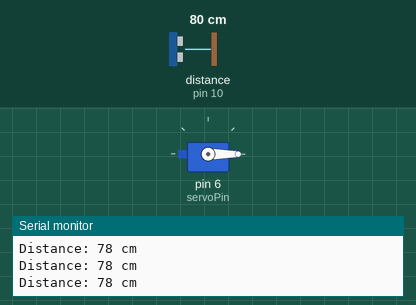
A sketch run on a simulated Arduino Uno, built with avr-gcc and run on an emulated ATmega328P. On the bench: servo, the last lines printed to the serial monitor. Wiring (inferred from the names in the program): ultrasonic range finder: trigger pin 9; echo pin 10. Inputs (shaded band) come from the test bench; at power-on: distance to the obstacle (sensor on pin 10) 80 cm. The echo pulse lasts 58.3 µs per cm.

Above: at 1.2 s.
1.3 s: distance to the obstacle (sensor on pin 10) set to 23 cm
2.8 s: distance to the obstacle (sensor on pin 10) set to 18 cm
At 3.9 s:
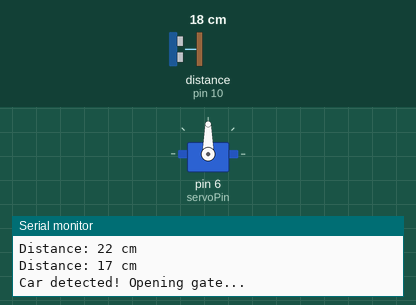
4.3 s: distance to the obstacle (sensor on pin 10) set to 35 cm
At 6.2 s:
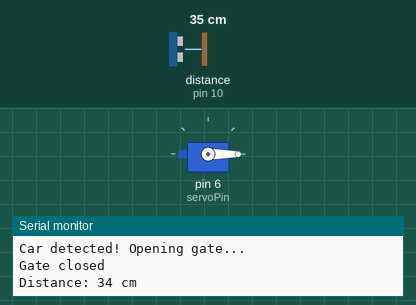
7.3 s: distance to the obstacle (sensor on pin 10) set to 2 cm
At 8.2 s:
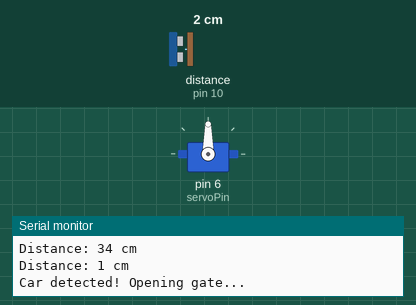
Timing chart, 0 to 9.9 s (numbered marks = the images above; inputs shaded):
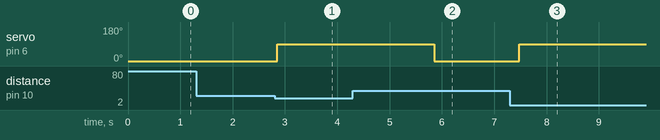

Measured:
- the behaviour switches between 22 and 21 cm on distance to the obstacle (sensor on pin 10) (found by bisection; images 0 and 1)
- after the input at 2.8 s, servo on pin 6 (servoPin): 0° → 90° after 0.06 s
- after the input at 4.3 s, servo on pin 6 (servoPin): goes on until 5.9 s, then stays 0°
- after the input at 7.3 s, servo on pin 6 (servoPin): 0° → 90° after 0.18 s

The sketch:

sketch_oct11a.ino
```cpp
#include <Servo.h>

Servo gateServo;

const int trigPin = 9;
const int echoPin = 10;
const int servoPin = 6;

const int detectionDistance = 20; // cm
const int gateOpenTime = 3000;    // milliseconds the gate stays open

long duration;
int distance;

void setup() {
  gateServo.attach(servoPin);
  pinMode(trigPin, OUTPUT);
  pinMode(echoPin, INPUT);
  Serial.begin(9600);

  gateServo.write(0); // initial closed position
  Serial.println("System Ready");
}

long readDistance() {
  digitalWrite(trigPin, LOW);
  delayMicroseconds(2);
  digitalWrite(trigPin, HIGH);
  delayMicroseconds(10);
  digitalWrite(trigPin, LOW);

  long d = pulseIn(echoPin, HIGH, 30000); // 30ms timeout
  return d * 0.034 / 2; // convert to cm
}

void openGate() {
  Serial.println("Car detected! Opening gate...");
  gateServo.write(90); // open gate instantly
  delay(gateOpenTime); // wait for car to pass
  gateServo.write(0);  // close gate
  Serial.println("Gate closed");
}

void loop() {
  distance = readDistance();
  Serial.print("Distance: ");
  Serial.print(distance);
  Serial.println(" cm");

  if (distance <= detectionDistance) {
    openGate(); // open gate when car detected
  }

  delay(200); // small loop delay
}
```
